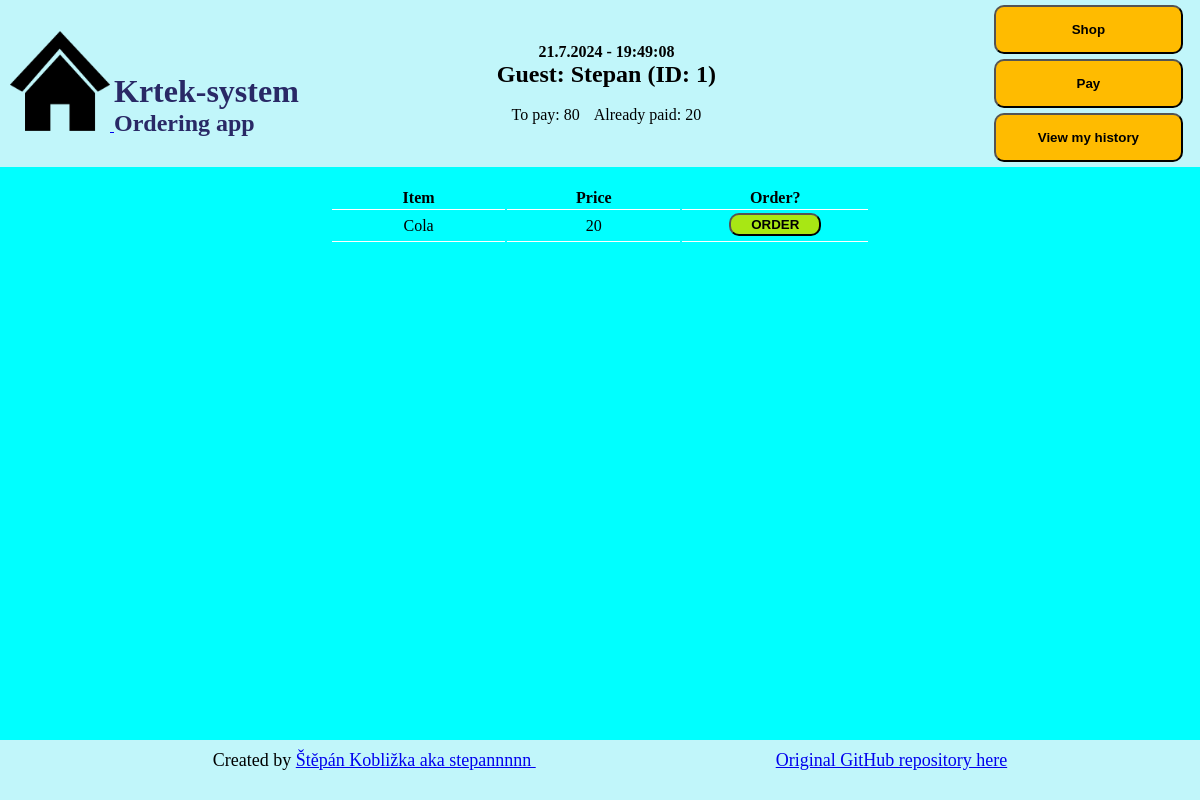
Screenshot of /1/choose_item/ with the database file from the repository.
### orders/models.py (models this page shows, shortened)
class Guest(models.Model):
    name = models.CharField(max_length=20)
    to_pay = models.DecimalField(max_digits=10, decimal_places=2, default=0)
    already_paid = models.DecimalField(max_digits=10, decimal_places=2, default=0)
    active = models.BooleanField()
    class Meta:
        ordering = ["name"]

class Item(models.Model):
    name = models.CharField(max_length=100)
    price = models.DecimalField(max_digits=10, decimal_places=2)
    description = models.TextField(blank=True)
    available = models.BooleanField(default=True)

### orders/views.py (the view)
# urls.py: path("<int:pk>/choose_item/", views.ChooseItemView.as_view(), name="choose_item"),
class ChooseItemView(generic.ListView):
    template_name = "orders/choose_item.html"
    context_object_name = "items_list"
    def get_queryset(self):
        return Item.objects.filter(available=True)
    def get_context_data(self,**kwargs):
        context = super().get_context_data(**kwargs)
        context['guest'] = Guest.objects.get(pk=self.kwargs['pk'])
        return context

### orders/templates/orders/choose_item.html (shortened to what this page needs)
{% extends 'orders/base.html' %}
{% block content %}
{% if items_list %}
<ul>
    <table id="ordertable">
        <tr>
            <th>Item</th>
            <th>Price</th>
            <th>Order?</th>
        </tr>
    {% for item in items_list %}
        <tr>
            <td>{{item.name}}</td>
            <td>{{item.price|floatformat}}</td>
            <td><form style="display: inline-block" action="{% url 'orders:ordering' guest.id %}" method="post">
                <input class="orderbutton" type="submit" value="ORDER">
            </form></td>
        </tr>
    {% endfor %}
</ul>
{% else %}
    <p>No Items are available.</p>
{% endif %}
{% endblock %}

### orders/templates/orders/header.html (shortened to what this page needs)
{% load static %}
<!DOCTYPE html>
<header class="header">
    <div id="homebutton"><a href=" {% url 'orders:index' %}"><div>
        <img src="{% static 'orders/img/home-icon.png' %}">
    <div id="appname">
        <h1>Krtek-system</h1>
        <h2>Ordering app</h2>
    </div>
    </div></a></div>
    {% if guest %}
    <div id="guest">
        <h4 id="clock"></h4>
        <h2>Guest: {{guest.name}} (ID: {{guest.id}})</h2>
        <br>
        <p>To pay: {{guest.to_pay|floatformat}}</p>
        <p>Already paid: {{guest.already_paid|floatformat}}</p>
    </div>
        {% if request.resolver_match.url_name == 'guest_action' %}
            <nav style="visibility:hidden">
        {% else %}
            <nav>
        {% endif %}
                <ul>
                    <li><a href="{% url 'orders:choose_item' guest.id%}"><button>Shop</button></a></li>
                    <li><a href="{% url 'orders:pay' guest.id%}"><button>Pay</button></a></li>
                    <li><a href="{% url 'orders:guest_history' guest.id%}"><button>View my history</button></a></li>
                </ul>
            </nav>
    {% endif %}
</header>

### orders/static/orders/style.css (style rules this page uses)
body { background-color: aqua; }
* { margin: 0; padding: 0; }
main input { background-color: #ffca38; border-width: 2px; border-color: black; cursor: pointer; text-align: center; padding: 15px 32px; border-radius: 10px; width:50%; font-weight: bold; margin-top: 5px; margin-left: 25%; }
.orderbutton { background-color: #a8e714; border-width: 2px; border-color: black; cursor: pointer; text-align: center; padding: 2px 20px; border-radius: 10px; width:100%; font-weight: bold; margin-top: -2px; margin-left: auto; margin-right: auto; }
main #ordertable { margin-left: auto; margin-right: auto; margin-top: 20px; text-align: center; align-items: center; table-layout: auto; width: 45%; }
main #ordertable td { width: 15%; padding-top: 5px; padding-bottom: 5px; border-bottom: 1px solid #ffffff; border-top: 1px solid #ffffff; }
header { background-color: #c1f6fa; padding: 0; display: grid; padding-left: 10px; grid-template-columns: 1fr 1fr 1fr; align-items: center; margin: 0px; top: 0px; left: 0px; width: 99.4%; position: sticky; }
header img { width: 5vw 5vw; height: 100px; }
#appname, #appname:link { display: inline-block; color: rgb(41, 41, 102); }
#guest { display: inline-block; text-align: center; }
#guest p { display: inline-block; margin-right: 5px; margin-left: 5px; }
header nav { display: block; text-align: right; line-height: 1px; padding-right: 10px; padding-bottom: 5px; }
header nav li { margin-right: 10px; list-style: none; }
header nav li button { background-color: #ffbb00; border-width: 2px; border-color: black; cursor: pointer; text-align: center; padding: 15px 32px; border-radius: 10px; width:50%; font-weight: bold; margin-top: 5px; }

### rows the page displays
Guest: name "Stepan", id "1", to_pay "80", already_paid "20"
Item: name "Cola", price "20"
